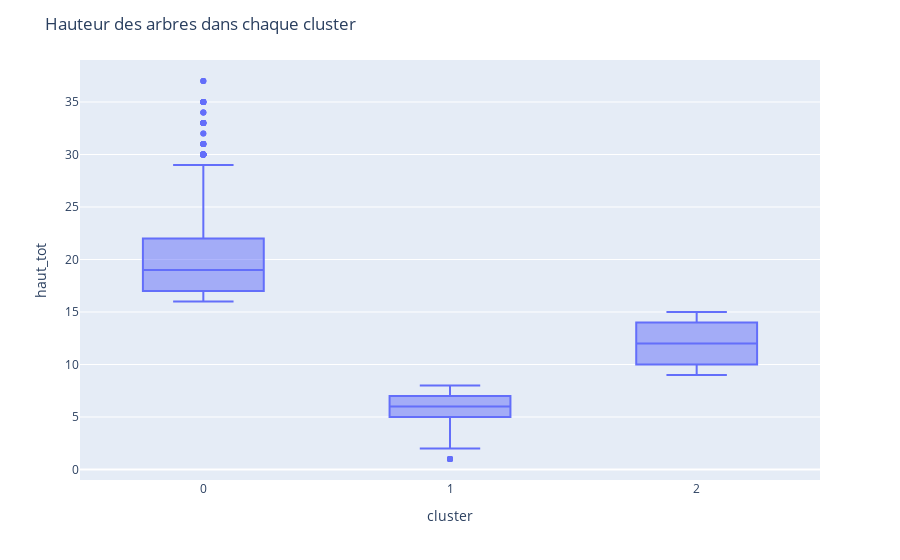

The notebook cell saved with this chart:
### Markdown cell above
Visualisation sur la carte

### Code cell
k_means_test = KMeans(n_clusters=3)
labels_test = k_means_test.fit_predict(data_scaled)
print(labels_test)
data_selection_withpred = pd.concat([data_selection,pd.DataFrame({"cluster":labels_test})],axis=1)
print(data_selection_withpred)
    
fig = px.scatter_mapbox(data_selection_withpred, lat="latitude", lon="longitude", color="cluster",  mapbox_style='open-street-map')
fig_1 = px.box(data_selection_withpred, x="cluster", y="haut_tot")
fig.update_layout(mapbox=dict(style="open-street-map",zoom=12,center=dict(lat=data_selection_withpred["latitude"].mean(), 
lon=data_selection_withpred["longitude"].mean())),title_text="Dispersion des arbres par cluster")
fig_1.update_layout(title_text="Hauteur des arbres dans chaque cluster")
fig.show()
fig_1.show()

### Figure 1 — Plotly figure (JSON) as saved in the notebook; plotly's stock layout.template omitted (floating-point values rounded to 4 significant figures; data arrays with more than 128 entries replaced by an {"elided": "..."} marker saying what was removed)
{"data": [{"alignmentgroup": "True", "hovertemplate": "cluster=%{x}<br>haut_tot=%{y}<extra></extra>", "legendgroup": "", "marker": {"color": "#636efa"}, "name": "", "notched": false, "offsetgroup": "", "orientation": "v", "showlegend": false, "type": "box", "x": {"elided": "7409 int values"}, "x0": " ", "xaxis": "x", "y": {"elided": "7409 float values"}, "y0": " ", "yaxis": "y"}], "layout": {"boxmode": "group", "legend": {"tracegroupgap": 0}, "margin": {"t": 60}, "title": {"text": "Hauteur des arbres dans chaque cluster"}, "xaxis": {"anchor": "y", "domain": [0, 1], "title": {"text": "cluster"}}, "yaxis": {"anchor": "x", "domain": [0, 1], "title": {"text": "haut_tot"}}}}
